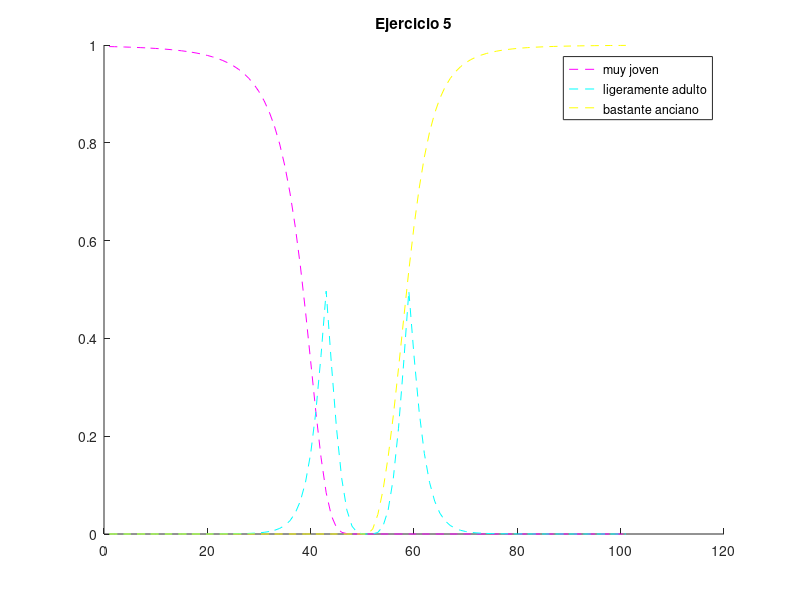

Write MATLAB code to recreate this figure.
% Ejercicio 15

edad=0:1:100;
adulto=(1./(1+(((edad-50)./10).^4)));
bool1=[ones(1,51),zeros(1,50)];
bool2=[zeros(1,51),ones(1,50)]; %hacer con find buscar prijer elemento negativo
joven=(1-adulto).*bool1;
anciano=(1-adulto).*bool2;

muyjoven = joven.^2;
bastanteanciano = anciano.^(1/2);
ligeramenteadulto = min((adulto.^2), (ones(1, 101) - (adulto.^2)));

figure;
title("Ejercicio 5");
hold on;
plot(muyjoven,'--m');
plot(ligeramenteadulto,'--c');
plot(bastanteanciano,'--y');
legend('muy joven','ligeramente adulto', 'bastante anciano');



%{ 
plot(muyjoven,'om');
plot(joven,'ob');
plot(ligeramenteadulto,'oc');
plot(adulto,'or');
plot(anciano,'og');
plot(bastanteanciano,'oy');
legend('muy joven','joven','ligeramente adulto', 'adulto', 'bastante anciano', 'anciano' );
%}



